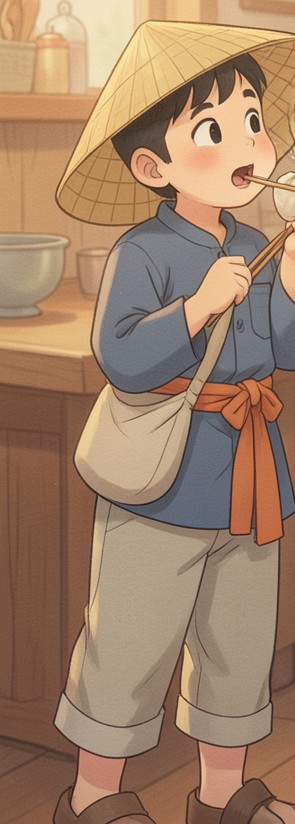
#> input picture tools/episode_maker/gpu/inputs/charsheets-v45/refs/boy_a.jpg, 295 x 824 px
$ python -i core.py   (imports and definitions only)
#> lines starting #> are read from the running program, lines starting #| are printed output that depends on the picture
#> further down, picture is the input picture: PIL image 295x824 RGB; mean R, G, B 161.9, 130.2, 104.4
"""Paper-cut animation toolkit (PIL + numpy + OpenCV): paper textures, cut-paper sprites with
white edges and drop shadows, easing, text, a supersampled drawing canvas and an ffmpeg writer.
Everything is procedural: no sampled art, no licensed assets."""
import math, os, subprocess
import numpy as np, cv2
from PIL import Image, ImageDraw, ImageFilter, ImageFont, ImageChops, ImageOps

W, H = 1080, 1920
HERE = os.path.dirname(os.path.abspath(__file__))
ROOT = os.path.dirname(HERE)            # tools/episode_maker

PAL = dict(yellow=(236, 198, 106), cream=(255, 250, 240), orange=(217, 72, 15), peach=(255, 227, 184),
           brown=(59, 42, 26), skin=(250, 208, 178), sepia=(150, 104, 60), vermilion=(196, 44, 28),
           ink=(48, 36, 28), paper=(244, 228, 196), gold=(240, 176, 48), white=(255, 252, 244),
           sky=(150, 190, 200), wash=(120, 110, 96), bamboo=(214, 170, 96))

F_BLACK = "/usr/share/fonts/opentype/inter/Inter-Black.otf"
F_XBOLD = "/usr/share/fonts/opentype/inter/Inter-ExtraBold.otf"
F_BOLD = "/usr/share/fonts/opentype/inter/Inter-Bold.otf"
F_SERIF = "/usr/share/fonts/truetype/freefont/FreeSerifBold.ttf"
F_SERIF_I = "/usr/share/fonts/truetype/freefont/FreeSerifBoldItalic.ttf"
F_HAND = "/usr/share/fonts/truetype/crosextra/Caladea-BoldItalic.ttf"
F_HAND2 = "/usr/share/fonts/truetype/crosextra/Caladea-Italic.ttf"
_fc = {}


# [5 lines left out: function font, not called in this run]


# ------------------------------------------------------------------ easing
def c01(x):
    return min(max(x, 0.0), 1.0)


def smooth(x):
    x = c01(x)
    return x * x * (3 - 2 * x)


def out_cubic(x):
    x = c01(x)
    return 1 - (1 - x) ** 3


def in_cubic(x):
    return c01(x) ** 3


# [19 lines left out: functions out_back, out_bounce, not called in this run]


def lerp(a, b, t):
    return a + (b - a) * t


def seg(t, t0, t1):
    """0..1 progress of t inside [t0, t1]."""
    return c01((t - t0) / max(t1 - t0, 1e-6))


def step_t(t, fps):
    """Quantize time to a stepped (stop-motion) frame rate."""
    return math.floor(t * fps + 1e-6) / fps


# [7 lines left out: function hrand, not called in this run]


# ------------------------------------------------------------------ canvas
class Cv:
    """Supersampled RGBA drawing canvas; coordinates are in output pixels."""

    # [4 lines left out: function __init__, not called in this run]

    def _p(self, pts):
        return [(x * self.ss, y * self.ss) for x, y in pts]

    def _b(self, box):
        return [v * self.ss for v in box]

    # [4 lines left out: function poly, not called in this run]

    def ell(self, box, fill=None, outline=None, width=0):
        self.d.ellipse(self._b(box), fill=fill, outline=outline, width=int(width * self.ss))

    def rrect(self, box, r, fill=None, outline=None, width=0):
        self.d.rounded_rectangle(self._b(box), radius=r * self.ss, fill=fill, outline=outline, width=int(width * self.ss))

    # [7 lines left out: function line, not called in this run]

    def arc(self, box, a0, a1, fill, width):
        self.d.arc(self._b(box), a0, a1, fill=fill, width=max(1, int(width * self.ss)))

    def text(self, xy, s, fnt, fill, anchor="la", stroke=0, stroke_fill=None):
        self.d.text((xy[0] * self.ss, xy[1] * self.ss), s, font=fnt, fill=fill, anchor=anchor,
                    stroke_width=int(stroke * self.ss), stroke_fill=stroke_fill)

    def out(self, scale=1):
        size = (int(self.w * scale), int(self.h * scale))
        return self.im.resize(size, Image.LANCZOS) if size != self.im.size else self.im


# [22 lines left out: functions bez, catmull, not called in this run]


# ------------------------------------------------------------------ textures
_tex = {}


# [40 lines left out: functions noise_field, paper_tex, paper_bg, not called in this run]


def to_rgba(im):
    return im if im.mode == "RGBA" else im.convert("RGBA")


def tint(im, dark, light, mid=None, amt=1.0):
    """Colourise an RGBA sprite (keeps alpha) with a 2/3-stop gradient map (sepia legend filter)."""
    im = to_rgba(im)
    g = ImageOps.grayscale(im.convert("RGB"))
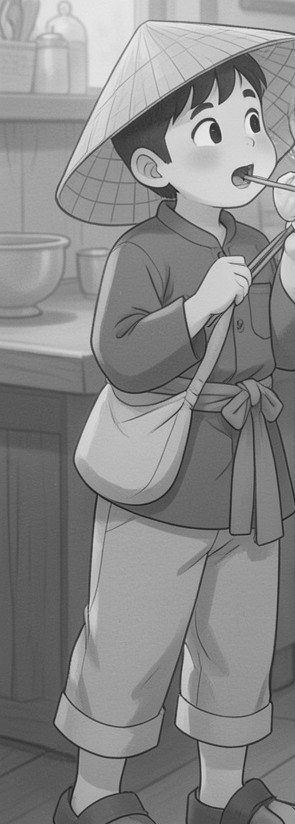
#> g: PIL image 295x824 L; min 27, max 247, mean 136.8
    c = ImageOps.colorize(g, dark, light, mid)
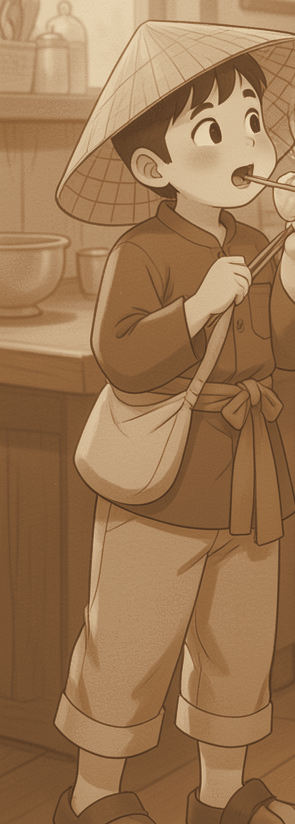
#> c: PIL image 295x824 RGB; mean R, G, B 156.6, 119.5, 82.6
    if amt < 1:
        c = Image.blend(im.convert("RGB"), c, amt)
    out = c.convert("RGBA")
    out.putalpha(im.getchannel("A"))
    return out


SEPIA = dict(dark=(46, 30, 20), mid=(150, 104, 62), light=(250, 236, 204))


def sepia(im, amt=1.0):
    return tint(im, SEPIA["dark"], SEPIA["light"], SEPIA["mid"], amt)


# [81 lines left out: functions rough_edges, finish, blit, shadow_ellipse, not called in this run]


def grade_frame(img, mul=(1, 1, 1), add=(0, 0, 0)):
    a = np.asarray(img, np.float32) * np.array(mul, np.float32) + np.array(add, np.float32)
    return Image.fromarray(np.clip(a, 0, 255).astype(np.uint8))


# [29 lines left out: functions final_grain, text_sprite, wrap, not called in this run]


# ------------------------------------------------------------------ video out
class Writer:
    # [5 lines left out: function __init__, not called in this run]

    def write(self, img):
        self.p.stdin.write(img.convert("RGB").tobytes())

    def close(self):
        self.p.stdin.close(); self.p.wait()

>>> from PIL import Image
>>> picture = Image.open('../gpu/inputs/charsheets-v45/refs/boy_a.jpg')
>>> result = sepia(picture)

$ run again, on tools/episode_maker/gpu/inputs/charsheets-v45/refs/grandma_a.jpg
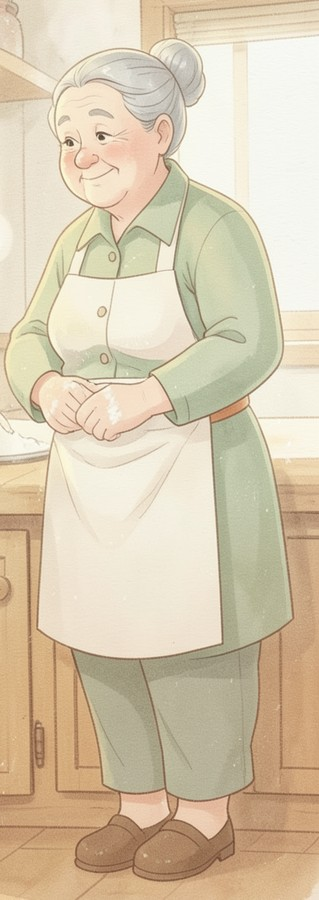
#> input picture tools/episode_maker/gpu/inputs/charsheets-v45/refs/grandma_a.jpg, 319 x 900 px
#> picture is the input picture: PIL image 319x900 RGB; mean R, G, B 215.7, 201, 174.9
#> in tint, `g = ImageOps.grayscale(im.convert("RGB"))`:
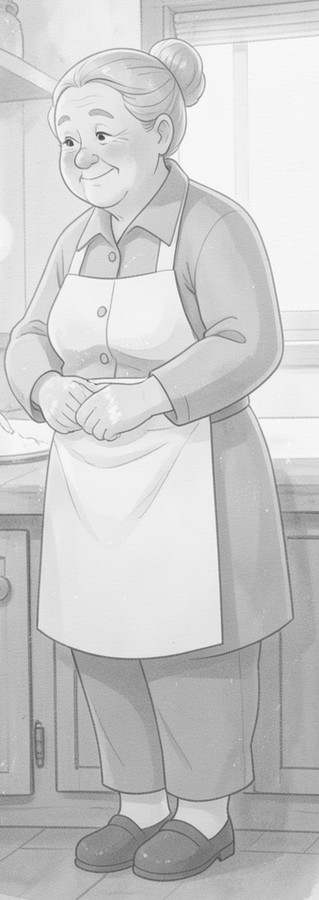
#> g: PIL image 319x900 L; min 62, max 254, mean 202.4
#> in tint, `c = ImageOps.colorize(g, dark, light, mid)`:
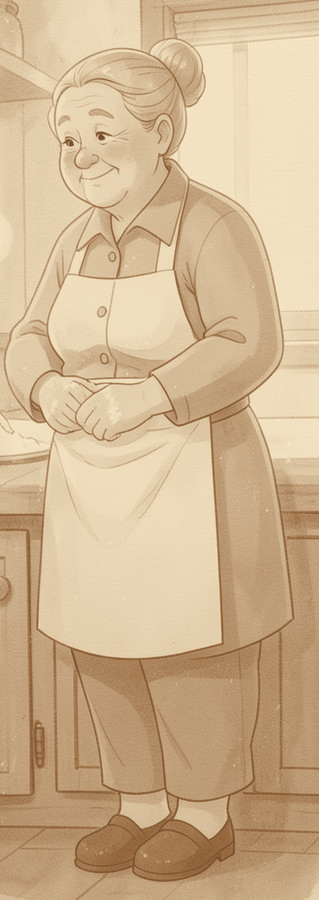
#> c: PIL image 319x900 RGB; mean R, G, B 208.4, 181.4, 145.4
